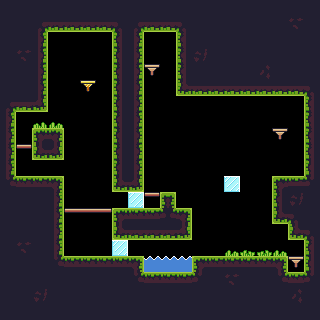

Rendered tile map (Tiled .tmx) drawn with the repository's tilesets; below, a short description and the full map source, tile grids included:
An orthogonal 20x20 tile map with 16x16 px tiles, 1 tile layer (Tile Layer 1) and 2 objects (ice, fire).

<map version="1.2" tiledversion="1.3.3" orientation="orthogonal" renderorder="right-down" width="20" height="20" tilewidth="16" tileheight="16" infinite="0" nextlayerid="4" nextobjectid="3">
 <tileset firstgid="1" source="tilesets/main_tileset.tsx" />
 <layer id="1" name="Tile Layer 1" width="20" height="20">
  <data encoding="csv">
17,17,17,17,17,17,17,17,17,17,17,17,17,17,17,17,17,17,17,17,
17,17,4,32,32,32,32,6,4,32,32,6,17,17,17,17,17,17,49,17,
17,17,18,0,0,0,0,16,18,0,0,16,17,17,17,17,17,17,17,17,
17,49,18,0,0,0,0,16,18,0,0,16,50,17,17,17,17,17,17,17,
17,17,18,0,0,0,0,16,18,41,0,16,17,17,17,17,48,17,17,17,
17,17,18,0,0,42,0,16,18,0,0,31,32,32,32,32,32,32,32,6,
4,5,33,0,0,0,0,16,18,0,0,0,0,0,0,0,0,0,0,16,
18,0,25,24,0,0,0,16,18,0,0,0,0,0,0,0,0,0,0,16,
18,0,1,3,0,0,0,16,18,0,0,0,0,0,0,0,0,41,0,16,
18,30,31,33,0,0,0,16,18,0,0,0,0,0,0,0,0,0,0,16,
18,0,0,0,0,0,0,16,18,0,0,0,0,0,0,0,0,0,0,21,
34,2,2,3,0,0,0,31,33,0,0,0,0,0,10,0,0,1,35,36,
17,17,17,18,0,0,0,0,10,30,62,0,0,0,0,0,0,16,50,17,
17,17,17,18,43,44,45,1,2,2,61,3,0,0,0,0,0,31,6,17,
17,17,17,18,0,0,0,31,32,32,32,33,0,0,0,0,0,0,31,6,
17,49,17,18,0,0,0,10,0,0,0,0,0,0,24,22,23,24,0,16,
17,17,17,34,2,2,2,2,3,37,37,37,1,2,2,2,2,3,41,21,
17,17,17,17,17,17,17,17,34,2,2,2,36,17,49,17,17,34,2,36,
17,17,50,17,17,17,17,17,17,17,17,17,17,17,17,17,17,17,48,17,
17,17,17,17,17,17,17,17,17,17,17,17,17,17,17,17,17,17,17,17
</data>
 </layer>
 <objectgroup id="2" name="Object Layer 1">
  <object id="1" name="ice" x="144" y="48" width="16" height="16">
   <properties>
    <property name="sleep" type="bool" value="true" />
   </properties>
  </object>
  <object id="2" name="fire" x="152" y="176" width="16" height="16">
   <properties>
    <property name="sleep" type="bool" value="false" />
   </properties>
  </object>
 </objectgroup>
</map>
